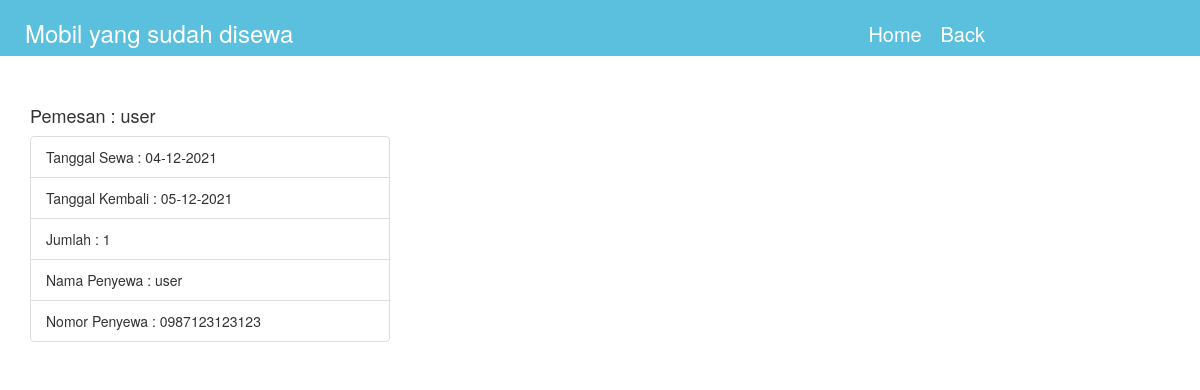
/admin/mobilyangdisewa.php (signed in), run on the app's committed database.
### tables this page shows
CREATE TABLE `penyewaan` (
  `id_pemesanan` int(11) NOT NULL,
  `tgl_sewa` varchar(20) NOT NULL,
  `tgl_kembali` varchar(20) NOT NULL,
  `jumlah` int(11) NOT NULL,
  `pemilik` int(11) NOT NULL,
  `mobil` varchar(100) NOT NULL,
  `penyewa` int(11) NOT NULL
);

CREATE TABLE `user` (
  `id_penyewa` int(11) NOT NULL,
  `nama_penyewa` varchar(50) NOT NULL,
  `username_penyewa` varchar(11) NOT NULL,
  `pass_penyewa` varchar(100) NOT NULL,
  `otp_penyewa` varchar(11) NOT NULL,
  `email_penyewa` varchar(30) NOT NULL,
  `no_hp_penyewa` varchar(14) NOT NULL,
  `alamat_penyewa` varchar(100) NOT NULL
);

### admin/mobilyangdisewa.php (the view, shortened to what this page needs)
<?php
require_once("../koneksi.php");
?>
<!DOCTYPE html>
<head>
    <link rel="stylesheet" href="../assets/bootstrap/css/bootstrap.min.css">
    <link rel="stylesheet" href="../assets/fonts/flat-icon/flaticon.css">
    <link rel="stylesheet" href="../css/viewuser.css">
</head>
<body>
  <div class="container-fluid oke">
    <div class="row">
      <div class ="col-sm-4">
        <h3>Mobil yang sudah disewa</h3>
      </div>
      <div class ="col-sm-6" style="text-align: right; padding-top: 20px;">
        <a href="masukadmin.php" style="color: white; font-size:20px;">Home</a>
        <a href="viewadmin.php" style="color: white; font-size:20px;">Back</a>
      </div>
      </div>
    </div>
  <br><br>
    <div class="container-fluid d">
        <div class="container">
        <?php
    $stmt_mobil = $pdo_conn->prepare("SELECT * FROM penyewaan LEFT JOIN user ON penyewaan.penyewa=user.id_penyewa LEFT JOIN admin ON penyewaan.pemilik=admin.id_admin WHERE pemilik='1'");
    $stmt_mobil->execute();
    $result_mobil = $stmt_mobil->fetchAll();
  ?>
          <div class="row">
          <?php
        		if(!empty($result_mobil)) {
        		foreach($result_mobil as $row) {
        		?>
				<div class="col-md-4" data-aos="slide-up">
					<div class="card view zoom">
					  	<div class="card-body">
						  <h4 class="card-title">Pemesan : <?php echo $row["nama_penyewa"]; ?></h4>
					    	<ul class="list-group list-group-flush">
                <li class="list-group-item">Tanggal Sewa : <?php echo $row["tgl_sewa"]; ?></li>
                  <li class="list-group-item">Tanggal Kembali : <?php echo $row["tgl_kembali"]; ?></li>
                  <li class="list-group-item">Jumlah : <?php echo $row["jumlah"]; ?></li>
                  <li class="list-group-item">Nama Penyewa : <?php echo $row["nama_penyewa"]; ?></li>
                  <li class="list-group-item">Nomor Penyewa : <?php echo $row["no_hp_penyewa"]; ?></li>
							</ul>
					  	</div>
					</div>
				</div>
				<?php
					}
					}
				?>
           </div>
        </div>
      </div>
      <br><br>
</body>
</html>

### css/viewuser.css (style rules this page uses)
.oke { background-color: #5bc0de; color: #5bc0de; }
.oke h3 { margin-left: 10px; width: 500px; color: white; }

### data on the page
penyewaan: user.nama_penyewa "user", tgl_sewa "04-12-2021", tgl_kembali "05-12-2021", jumlah "1", user.no_hp_penyewa "0987123123123"
